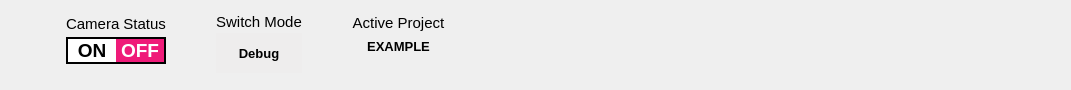
     <widget class="QWidget" name="topGrid" native="true">
      <property name="minimumSize">
       <size>
        <width>0</width>
        <height>0</height>
       </size>
      </property>
      <property name="maximumSize">
       <size>
        <width>16777215</width>
        <height>90</height>
       </size>
      </property>
      <property name="mouseTracking">
       <bool>true</bool>
      </property>
      <property name="styleSheet">
       <string notr="true"/>
      </property>
      <layout class="QHBoxLayout" name="horizontalLayout">
       <property name="spacing">
        <number>50</number>
       </property>
       <property name="leftMargin">
        <number>66</number>
       </property>
       <item>
        <layout class="QVBoxLayout" name="verticalLayout" stretch="0,0">
         <property name="spacing">
          <number>0</number>
         </property>
         <property name="topMargin">
          <number>0</number>
         </property>
         <property name="bottomMargin">
          <number>15</number>
         </property>
         <item>
          <widget class="QLabel" name="cameraStatus_Label">
           <property name="font">
            <font>
             <family>Arial</family>
             <pointsize>11</pointsize>
             <weight>50</weight>
             <bold>false</bold>
             <underline>false</underline>
             <strikeout>false</strikeout>
             <stylestrategy>PreferDefault</stylestrategy>
             <kerning>false</kerning>
            </font>
           </property>
           <property name="layoutDirection">
            <enum>Qt::LeftToRight</enum>
           </property>
           <property name="autoFillBackground">
            <bool>false</bool>
           </property>
           <property name="text">
            <string>Camera Status</string>
           </property>
           <property name="alignment">
            <set>Qt::AlignCenter</set>
           </property>
          </widget>
         </item>
         <item>
          <widget class="QFrame" name="on_offFrame">
           <property name="maximumSize">
            <size>
             <width>195</width>
             <height>170</height>
            </size>
           </property>
           <property name="styleSheet">
            <string notr="true">border-color:#EF1B79;</string>
           </property>
           <property name="frameShape">
            <enum>QFrame::Panel</enum>
           </property>
           <property name="frameShadow">
            <enum>QFrame::Plain</enum>
           </property>
           <property name="lineWidth">
            <number>2</number>
           </property>
           <layout class="QGridLayout" name="gridLayout">
            <property name="sizeConstraint">
             <enum>QLayout::SetNoConstraint</enum>
            </property>
            <property name="leftMargin">
             <number>0</number>
            </property>
            <property name="topMargin">
             <number>0</number>
            </property>
            <property name="rightMargin">
             <number>0</number>
            </property>
            <property name="bottomMargin">
             <number>0</number>
            </property>
            <property name="spacing">
             <number>0</number>
            </property>
            <item row="0" column="0">
             <layout class="QGridLayout" name="gridLayout_2">
              <property name="spacing">
               <number>0</number>
              </property>
              <item row="0" column="0">
               <widget class="QPushButton" name="onButton">
                <property name="minimumSize">
                 <size>
                  <width>0</width>
                  <height>0</height>
                 </size>
                </property>
                <property name="maximumSize">
                 <size>
                  <width>89</width>
                  <height>57</height>
                 </size>
                </property>
                <property name="font">
                 <font>
                  <family>Arial</family>
                  <pointsize>14</pointsize>
                  <weight>75</weight>
                  <bold>true</bold>
                 </font>
                </property>
                <property name="styleSheet">
                 <string notr="true">QPushButton{
	background-color: white;
	border:none;
}
QPushButton:pressed{
	border-top:2px solid black;
	border-left: 2px solid black;
}
</string>
                </property>
                <property name="text">
                 <string>ON</string>
                </property>
                <property name="autoDefault">
                 <bool>false</bool>
                </property>
                <property name="flat">
                 <bool>false</bool>
                </property>
               </widget>
              </item>
              <item row="0" column="1">
               <widget class="QPushButton" name="offButton">
                <property name="maximumSize">
                 <size>
                  <width>140</width>
                  <height>47</height>
                 </size>
                </property>
                <property name="font">
                 <font>
                  <family>Arial</family>
                  <pointsize>14</pointsize>
                  <weight>75</weight>
                  <bold>true</bold>
                 </font>
                </property>
                <property name="styleSheet">
                 <string notr="true">QPushButton{
	background: #EF1B79;
	color:white;
	border:none;
}
QPushButton:pressed{
	border-left:2px solid black;
	border-top:2px solid black;
}
	
</string>
                </property>
                <property name="text">
                 <string>OFF</string>
                </property>
                <property name="autoDefault">
                 <bool>false</bool>
                </property>
                <property name="default">
                 <bool>false</bool>
                </property>
                <property name="flat">
                 <bool>false</bool>
                </property>
               </widget>
              </item>
             </layout>
            </item>
           </layout>
          </widget>
         </item>
        </layout>
       </item>
       <item>
        <layout class="QVBoxLayout" name="verticalLayout_2">
         <property name="spacing">
          <number>0</number>
         </property>
         <property name="topMargin">
          <number>0</number>
         </property>
         <item>
          <widget class="QLabel" name="switchMode">
           <property name="maximumSize">
            <size>
             <width>16777215</width>
             <height>12</height>
            </size>
           </property>
           <property name="font">
            <font>
             <family>Arial</family>
             <pointsize>11</pointsize>
            </font>
           </property>
           <property name="text">
            <string>Switch Mode</string>
           </property>
           <property name="alignment">
            <set>Qt::AlignCenter</set>
           </property>
          </widget>
         </item>
         <item>
          <widget class="QPushButton" name="switchButton">
           <property name="maximumSize">
            <size>
             <width>16777215</width>
             <height>40</height>
            </size>
           </property>
           <property name="font">
            <font>
             <family>Arial</family>
             <pointsize>10</pointsize>
             <weight>75</weight>
             <bold>true</bold>
            </font>
           </property>
           <property name="styleSheet">
            <string notr="true">QPushButton{
	background-color: rgb(238, 237, 237);
	border:none;
}
QPushButton:pressed{
	background-color: rgb(238, 237, 237);
	border-left:2px solid rgb(100,180,180);
	border-top:2px solid rgb(100,180,180);
}</string>
           </property>
           <property name="text">
            <string>Debug</string>
           </property>
           <property name="autoDefault">
            <bool>true</bool>
           </property>
           <property name="flat">
            <bool>false</bool>
           </property>
          </widget>
         </item>
        </layout>
       </item>
       <item>
        <layout class="QVBoxLayout" name="verticalLayout_3">
         <property name="spacing">
          <number>0</number>
         </property>
         <property name="topMargin">
          <number>0</number>
         </property>
         <property name="bottomMargin">
          <number>21</number>
         </property>
         <item>
          <widget class="QLabel" name="activeProject">
           <property name="font">
            <font>
             <family>Arial</family>
             <pointsize>11</pointsize>
            </font>
           </property>
           <property name="text">
            <string>Active Project</string>
           </property>
           <property name="alignment">
            <set>Qt::AlignCenter</set>
           </property>
          </widget>
         </item>
         <item>
          <widget class="QLabel" name="projectName">
           <property name="font">
            <font>
             <family>Arial</family>
             <pointsize>10</pointsize>
             <weight>75</weight>
             <bold>true</bold>
            </font>
           </property>
           <property name="text">
            <string>EXAMPLE</string>
           </property>
           <property name="alignment">
            <set>Qt::AlignCenter</set>
           </property>
          </widget>
         </item>
        </layout>
       </item>
       <item>
        <spacer name="horizontalSpacer">
         <property name="orientation">
          <enum>Qt::Horizontal</enum>
         </property>
         <property name="sizeHint" stdset="0">
          <size>
           <width>558</width>
           <height>20</height>
          </size>
         </property>
        </spacer>
       </item>
       <item>
        <widget class="QLabel" name="crimsonLogo">
         <property name="maximumSize">
          <size>
           <width>176</width>
           <height>52</height>
          </size>
         </property>
         <property name="text">
          <string/>
         </property>
         <property name="pixmap">
          <pixmap>LOGO/main logo.png</pixmap>
         </property>
         <property name="scaledContents">
          <bool>true</bool>
         </property>
        </widget>
       </item>
      </layout>
     </widget>
